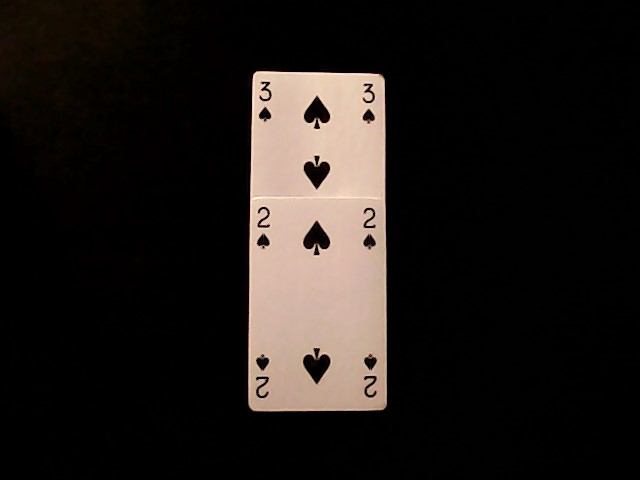
#> input picture ImageRecognition/Images/heightTest.jpg, 640 x 480 px
$ python edgeDetection.py
#> lines starting #> are read from the running program, lines starting #| are printed output that depends on the picture; after the words box and inside, x2 and y2 are one past the last pixel; in counts of white or black regions, pixels touching at a corner belong together
import math
import numpy as np
import cv2
import numpy.linalg as la

# TODO  Done: Roter så kort står 100% lige
#		Done: Cut kortet ud af billedet
#		Done: Find hjørnet (eller cut direkte til hjørnet)
#		minLineSize bør være dynamisk somehow - evt bare ift. opløsning på kamera
#       Overvej om der skal bruges blur før findContours (kan altid gøres senere)
#       Done: Bør tage vinkel i betragtning


# Reading image
font = cv2.FONT_HERSHEY_COMPLEX
img = cv2.imread('../Images/heightTest.jpg', cv2.IMREAD_COLOR)  # edgedetectionRaw2.jpg
#> img is the input picture: shape (480, 640, 3); mean B, G, R 23.8, 26.8, 31.7

# Reading same image in gray
imgGray = cv2.imread('../Images/heightTest.jpg', cv2.IMREAD_GRAYSCALE)
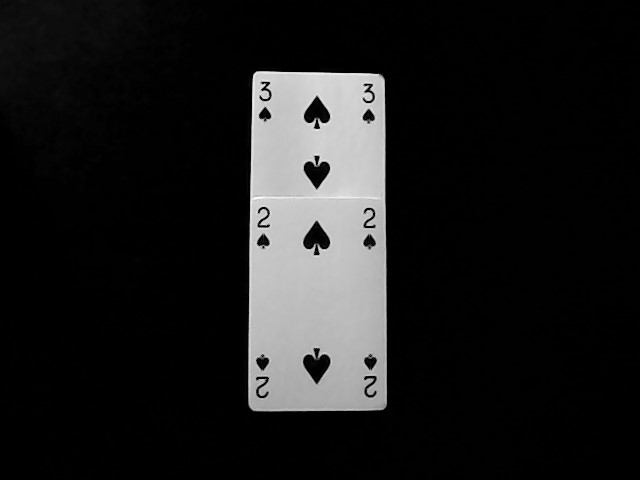
#> imgGray: shape (480, 640); min 0, max 255, mean 27.9

# Converting image to a binary image
# ( black and white only image).
_, threshold = cv2.threshold(imgGray, 110, 255, cv2.THRESH_BINARY)
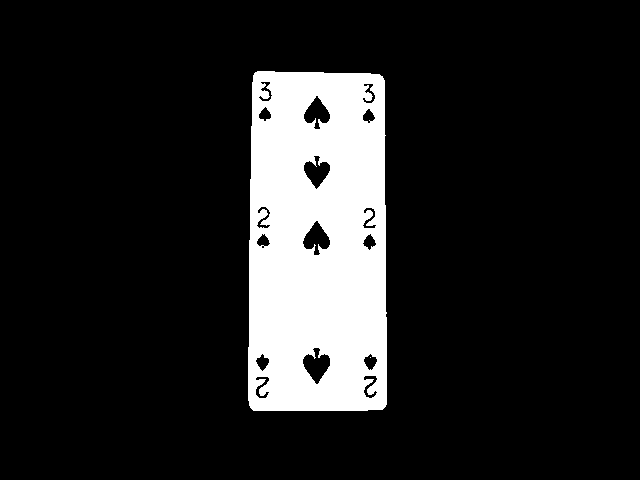
#> threshold: shape (480, 640); 13.9% white; 2 white regions (1 under 20 px)

# Detecting contours in image.
contours, _ = cv2.findContours(threshold, cv2.RETR_TREE,
                               cv2.CHAIN_APPROX_SIMPLE)
#> contours = 19 contours, 2 with area under 20; largest, box (x1, y1, x2, y2) and area: (248, 71, 387, 411) 45540, (302, 347, 331, 385) 600, (302, 220, 331, 256) 556, (303, 155, 331, 190) 521, (303, 95, 331, 130) 514
print("Number of Contours found = " + str(len(contours)))
#| Number of Contours found = 19


# The math executed if more cards are stacked which makes the card seem higher.
def shorten(x1, x2, height, width):
    x2 = x2 - x1
    x2 = (x2 / height) * (width * 1.6)
    x2 = x2 + x1
    return x2


def botShortenY(y1, y2, height, width):
    y2 = y2 - y1
    y2 = (y2 / height) * (width / 2.2)
    y2 = y2 + y1
    return y2


def botShortenX(x1, x2, height, width):
    x2 = x2 - x1
    x2 = (x2 / width) * (width / 5)
    x2 = x2 + x1
    return x2

def correctOrientation(n):
    try:
        corrected = [None]*8 #empty array at fixed size
        #for j in n:
        return corrected
    except:
        return n

# Going through every contours found in the image.
for cnt in contours:
    approx = cv2.approxPolyDP(cnt, 0.009 * cv2.arcLength(cnt, True), True)
    n = approx.ravel()  # flattens array
    i = 0
    minLineSize = 100

    for j in n:
        # if n[i] < 10:
        #   break
        try:
            linelength = round(math.sqrt(((n[i + 2] - n[i]) ** 2) + ((n[i + 3] - n[i + 1]) ** 2)), 2)

            if linelength > minLineSize:
                cv2.drawContours(img, [approx], 0, (0, 0, 255), 2)
                # print("i: " + str(i))
                print("coordinates: " + str([approx]))  # + ", " + (n[i + 2])
            else:
                break
        except:
            i = i  # Cannot be empty..

        try:
            if linelength > minLineSize:
                x = n[i]
                y = n[i + 1]

                # String containing the co-ordinates and length
                try:
                    string = str(x) + " " + str(y) + " length= " + str(linelength)
                except:
                    string = str(x) + " " + str(y)

                pts1 = np.float32([[n[0], n[1]], [n[2], n[3]], [n[4], n[5]], [n[6], n[7]]])
                # ptsCut = np.float32([[0, 0], [0, 450], [300, 450], [300, 0]])
                ptsCut = np.float32([[0, 0], [0, 450], [300, 450], [300, 0]])

                # Find angle ([2,3] = 0-point)
                a = np.array([n[0] - n[2], n[1] - n[3]])
                b = np.array([n[4] - n[2], n[5] - n[3]])

                inner = np.inner(a, b)
                norms = la.norm(a) * la.norm(b)
                cos = inner / norms
                rad = np.arccos(np.clip(cos, -1.0, 1.0))
                deg = np.rad2deg(rad)

                # only if degrees are reasonable, create and show warp & place text on original image
                if 80 < deg < 100:
                    height = round(math.sqrt(((n[0] - n[2]) ** 2) + ((n[1] - n[3]) ** 2)), 2)
                    width = round(math.sqrt(((n[6] - n[0]) ** 2) + ((n[7] - n[1]) ** 2)), 2)
                    print(height)
                    print(width)
                    print("----")

                    # If cards are stacked, do some math to find only the top card.
                    print("is: " + str(height) + " 1.5 times bigger than: " + str(width) + " = " + str(
                        width * 1.5))
                    if height > width * 1.5:
                        pts1 = np.float32([
                            [shorten(n[2], n[0], height, width), shorten(n[3], n[1], height, width)],
                            [n[2], n[3]],
                            # [shorten(n[0], n[2], height, width), shorten(n[1], n[3], height, width)],
                            # [shorten(n[6], n[4], height, width), shorten(n[7], n[5], height, width)],
                            [n[4], n[5]],
                            [shorten(n[4], n[6], height, width), shorten(n[5], n[7], height, width)]

                        ])
                        print("CARDS ARE STACKED")
                        # [6 lines of commented-out code are left out]
                    print(pts1)

                    # [((n[2]) / height) * (width * 1.5), (n[3] / height) * (width * 1.5)],
                    # [(n[4] / height) * (width * 1.5), (n[5] / height) * (width * 1.5)],

                    M = cv2.getPerspectiveTransform(pts1, ptsCut)
                    dst = cv2.warpPerspective(imgGray, M, (300, 450))

                    # Get the bottom left corner
                    # botPts = np.float32([
                    #   [n[2], (n[3]-width/2.2)],
                    #   [n[2], n[3]],
                    #   [(n[2]+width/5), n[3]],
                    #   [(n[2]+width/5), (n[3]-width/2.2)]])
                    # Get the bottom left corner with better math
                    botPts = np.float32([
                        [botShortenY(n[2], n[0], height, width), botShortenY(n[3], n[1], height, width)],
                        [n[2], n[3]],
                        [botShortenX(n[2], n[4], height, width), botShortenX(n[3], n[5], height, width)],
                        [botShortenX(n[2], n[6], height, width), botShortenY(n[3], n[7], height, width)]])

                    botCut = np.float32([[0, 0], [0, 240], [120, 240], [120, 0]]) #120 x 240
                    botM = cv2.getPerspectiveTransform(botPts, botCut)
                    botDst = cv2.warpPerspective(imgGray, botM, (120, 240))
                    cv2.imshow("card zoom", botDst)

                    # Remove noise from the image. THIS USES A LOT OF PROCESSING POWER
                    # Also works with a video stream: check out cv2.fastNlMeansDenoisingMulti()
                    #_, thresholdblackwhite = cv2.threshold(botDst, 190, 255, cv2.THRESH_BINARY)
                    denoised = cv2.fastNlMeansDenoising(botDst, None, 7, 21)
                    blurDenoised = cv2.GaussianBlur(denoised, (5, 5), 0)

                    cv2.imshow("Denoised", blurDenoised)

                    inverted = cv2.bitwise_not(blurDenoised)
                    cv2.imshow("inverted", inverted)

                    # plt.subplot(121), plt.imshow(img), plt.title('Input')
                    # plt.subplot(122), plt.imshow(dst), plt.title('Output')
                    # plt.show()

                    cv2.putText(img, string, (x, y),
                                font, 0.6, (184, 22, 167))
                    cv2.imshow("full card", dst)

                    # _, thresholdblackwhite = cv2.threshold(dst, 190, 255, cv2.THRESH_BINARY)
                    # denoisedblackwhite = cv2.fastNlMeansDenoising(thresholdblackwhite, None, 7, 21)
                    # cv2.imshow("black white", denoisedblackwhite)

        except:
            print("Something went wrong")
        i = i + 1
#> this loop made 19 passes
#> n on pass 1: [257, 71, 249, 405, 382, 409, 384, 80]
#> n on pass 5: [370, 357]
#> (printed output is left out)
#> pass 1, `cv2.imshow("card zoom", botDst)`:
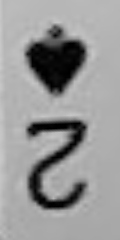
#> window 'card zoom': shape (240, 120); min 0, max 202, mean 151.2
#> pass 1, `cv2.imshow("inverted", inverted)`:
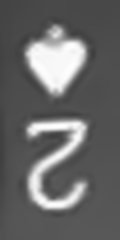
#> window 'inverted': shape (240, 120); min 62, max 255, mean 103.8
#> pass 1, `cv2.imshow("full card", dst)`:
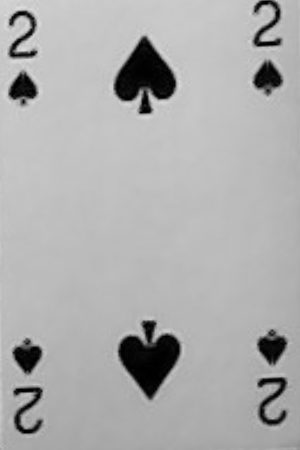
#> window 'full card': shape (450, 300); min 0, max 222, mean 173.4
#> after the loop:
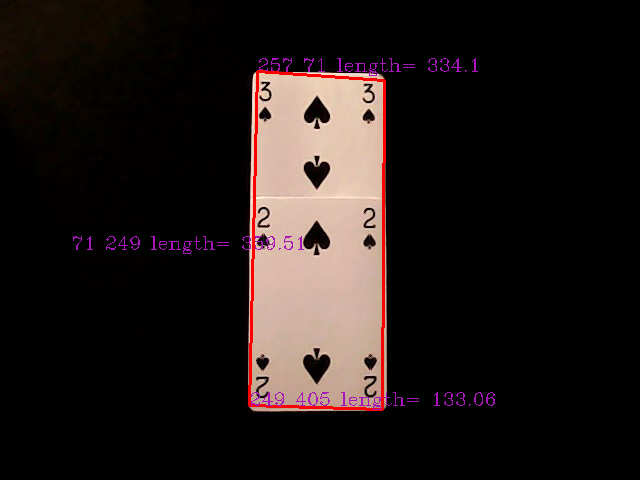
#> img: shape (480, 640, 3); 1.54% of pixels changed, all inside (x1, y1, x2, y2) = (73, 58, 495, 411)

# Showing the final image.
cv2.imshow('image2', img)

# Exiting the window if 'q' is pressed on the keyboard.
if cv2.waitKey(0) & 0xFF == ord('q'):
#> (key q is pressed here)
    cv2.destroyAllWindows()

$ run again, with ImageRecognition/Images/edgedetectionRaw2.jpg copied over ImageRecognition/Images/heightTest.jpg
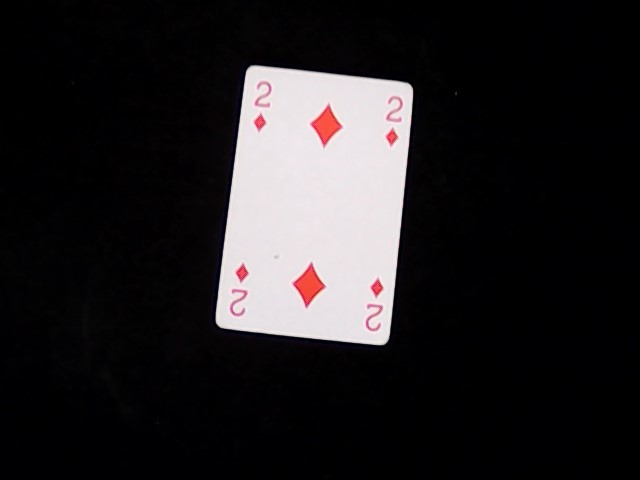
#> input picture ImageRecognition/Images/edgedetectionRaw2.jpg, 640 x 480 px
#> img is the input picture: shape (480, 640, 3); mean B, G, R 34.9, 33.5, 35.9
#> `_, threshold = cv2.threshold(imgGray, 110, 255, cv2.THRESH_BINARY)`:
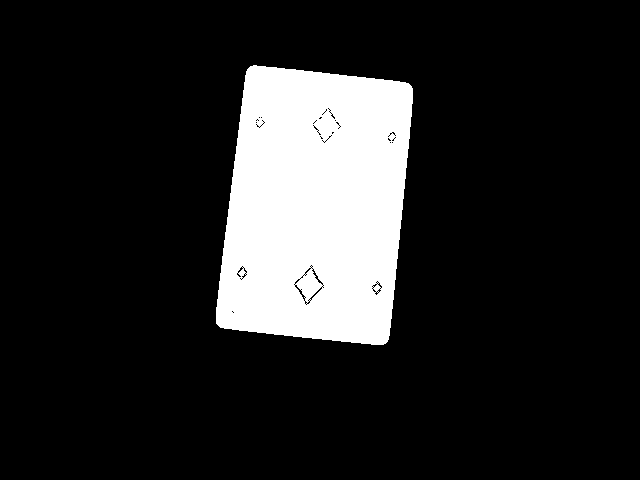
#> threshold: shape (480, 640); 14.8% white; 1 white region
#> contours = 125 contours, 121 with area under 20; largest, box (x1, y1, x2, y2) and area: (216, 65, 413, 345) 45286, (311, 268, 324, 286) 50, (294, 284, 306, 302) 48, (309, 286, 323, 301) 37
#| Number of Contours found = 125
#> the loop `for cnt in contours:` made 125 passes
#> n on passes 2 to 8: [232, 312, 233, 311, 234, 312, 233, 313], [231, 311, 232, 310, 233, 311, 232, 312], [305, 304, 306, 303, 307, 304, 306, 305], [309, 300, 310, 301, 310, 302, 308, 304, 307, 304, 306, 303], [304, 303, 304, 301, 305, 300, 307, 302, 305, 304], [309, 300, 310, 299, 311, 300, 310, 301], [307, 300, 308, 299, 309, 300, 308, 301]
#> (printed output is left out)
#> after the loop `for cnt in contours:`:
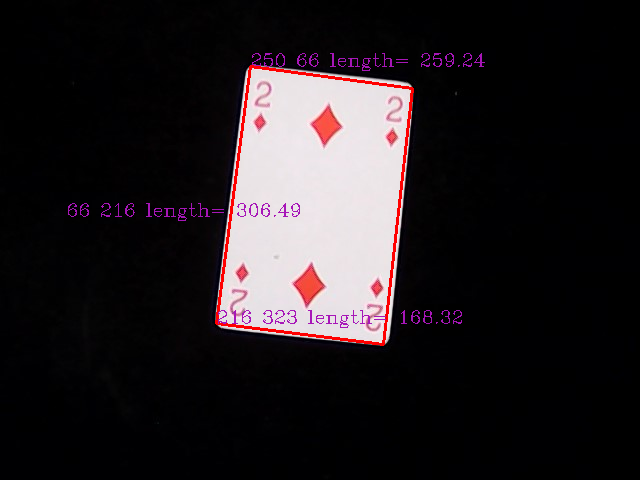
#> img: shape (480, 640, 3); 1.5% of pixels changed, all inside (x1, y1, x2, y2) = (68, 53, 485, 346)
